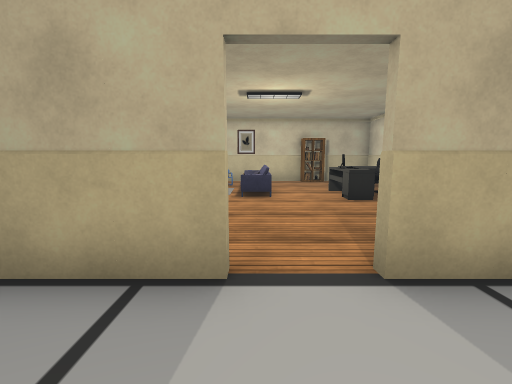
view 1 (above)

14 first-person views from a walk through a scene from a Unity 3-D project. The camera is 1.2 m above the floor, tilts 8° down and sees 90° across. The floor is counted in squares, 1 m on a side. Each view is taken from the middle of a square. On the plan, view 1 faces up. The plan holds only what a view shows up to about 12 squares ahead; the rest is blank. The place goes on beyond the plan. The player character is not drawn. Door leaves are left out, so doorways stand open. Some surface patterns are stand-ins.

view 2
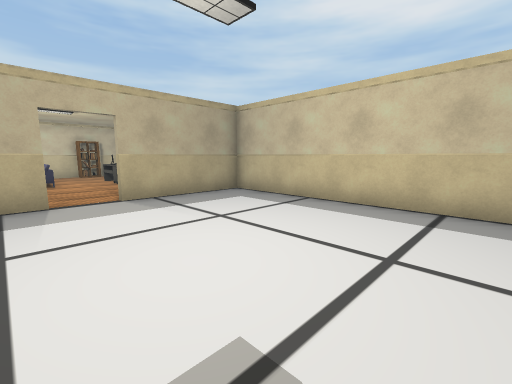

view 3
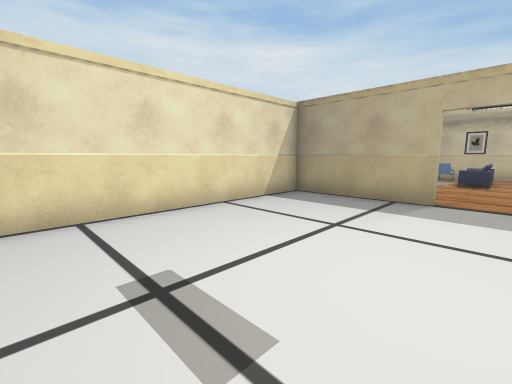

view 4
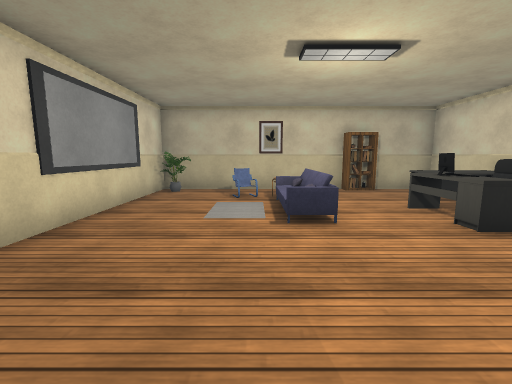

view 5
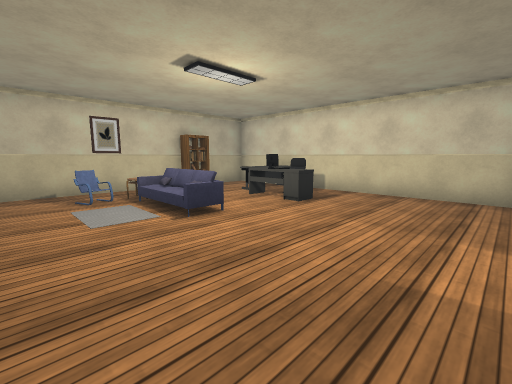

view 6
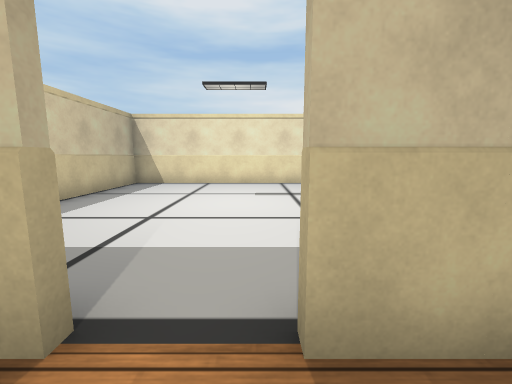

view 7
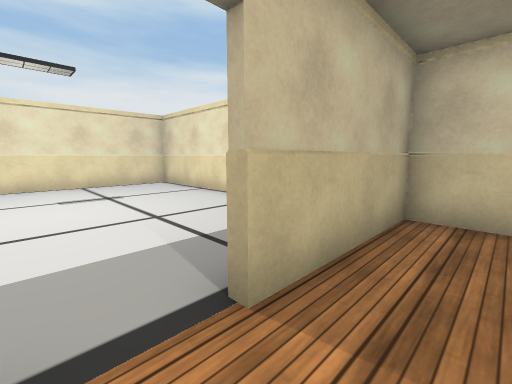

view 8
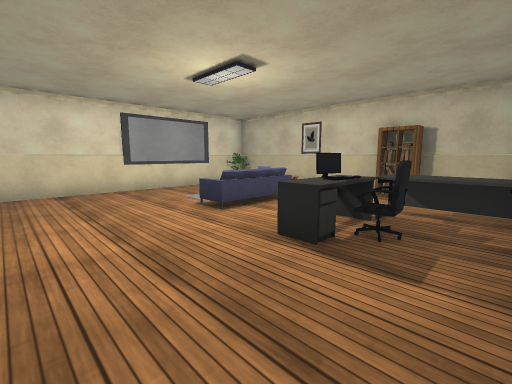

view 9
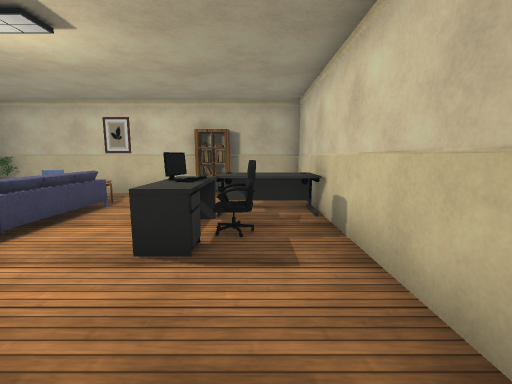

view 10
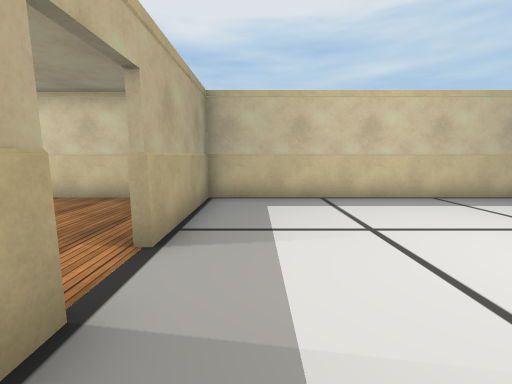

view 11
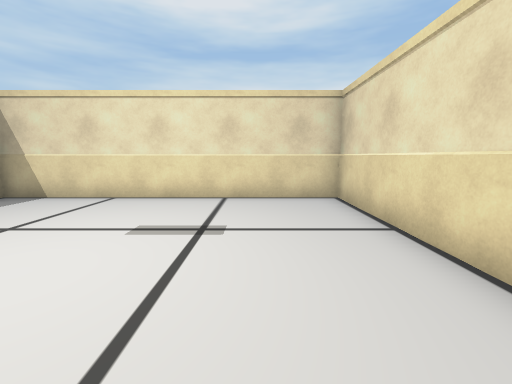

view 12
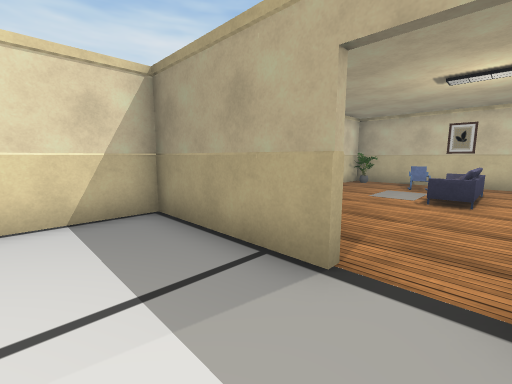

view 13
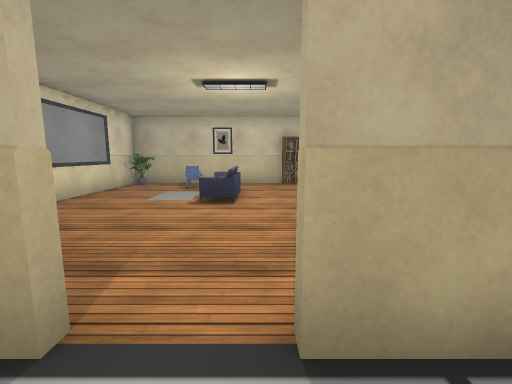

view 14
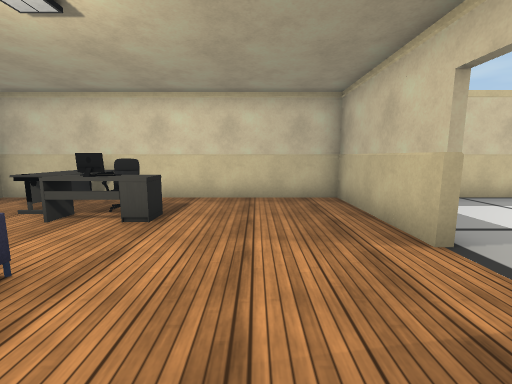

### Floor plan
Ten units are one square. View 1 is at (0, 0); x grows to the right and y downward. Boxes are objects, and circles mark ways between rooms. Rooms are numbered by the first view taken in them; rooms with no view inside come last. Other rooms are left out.
<svg viewBox="-50 -130 110 209">
<path fill="none" stroke="#000" d="M-3 -24 -45 -24M-44 -20 -44 74 54 74 54 -20M54 -24 13 -24M13 -26 54 -26M54 -20 54 -124 -44 -124 -44 -20M-45 -26 -3 -26"/>
<rect x="-45" y="-125" width="10" height="10" fill="#bbb"><title>plant</title></rect>
<rect x="-15" y="-115" width="10" height="10" fill="#bbb"><title>armchair</title></rect>
<rect x="-5" y="-95" width="10" height="10" fill="#bbb"><title>sofa</title></rect>
<rect x="-5" y="-115" width="10" height="10" fill="#bbb"><title>other object</title></rect>
<rect x="15" y="-125" width="20" height="10" fill="#bbb"><title>shelf</title></rect>
<rect x="25" y="-75" width="10" height="10" fill="#bbb"><title>desk</title></rect>
<rect x="25" y="-85" width="10" height="10" fill="#bbb"><title>monitor</title></rect>
<rect x="25" y="-95" width="10" height="10" fill="#bbb"><title>desk</title></rect>
<rect x="25" y="-105" width="30" height="20" fill="#bbb"><title>desk</title></rect>
<rect x="35" y="-85" width="10" height="10" fill="#bbb"><title>chair</title></rect>
<circle cx="5" cy="-25" r="3" fill="#2a7"/>
<text x="0" y="30">1</text>
<text x="10" y="-80">2</text>
</svg>
Room 1 opens to room 2.

Where each view was taken, in squares from view 1:
view 1: 0 up, 0 right, facing up
view 2: 5 down, 1 left, facing up-right
view 3: 5 down, 1 right, facing up-left
view 4: 3 up, 1 left, facing up
view 5: 3 up, 3 left, facing up-right
view 6: 4 up, 0 right, facing down
view 7: 4 up, 1 right, facing down-left
view 8: 4 up, 5 right, facing up-left
view 9: 4 up, 4 right, facing up
view 10: 1 up, 2 left, facing right
view 11: 0 up, 2 left, facing down
view 12: 0 up, 1 right, facing up-left
view 13: 1 up, 1 right, facing up
view 14: 5 up, 2 left, facing right
